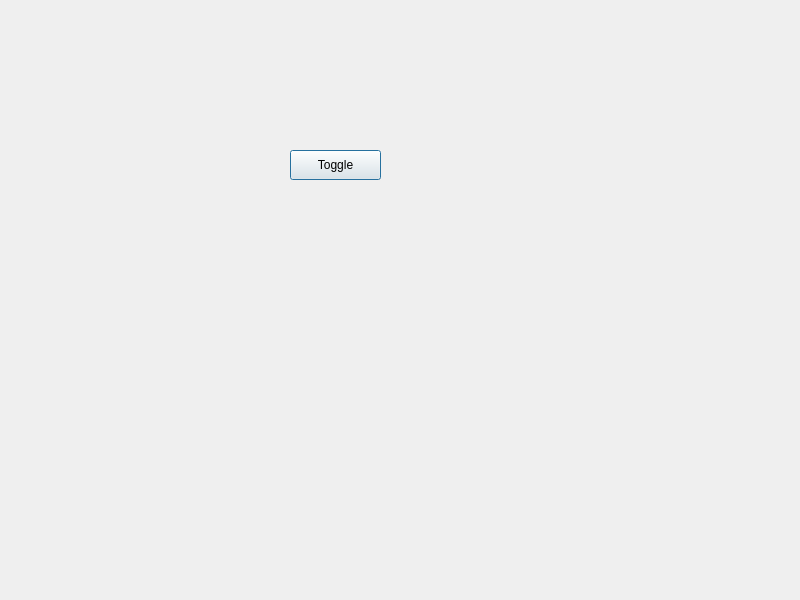
<?xml version="1.0" encoding="UTF-8"?>
<ui version="4.0">
 <class>toggle</class>
 <widget class="QDialog" name="toggle">
  <property name="geometry">
   <rect>
    <x>0</x>
    <y>0</y>
    <width>800</width>
    <height>600</height>
   </rect>
  </property>
  <property name="windowTitle">
   <string>toggle</string>
  </property>
  <widget class="QPushButton" name="pushButton">
   <property name="geometry">
    <rect>
     <x>290</x>
     <y>150</y>
     <width>91</width>
     <height>30</height>
    </rect>
   </property>
   <property name="text">
    <string>Toggle</string>
   </property>
  </widget>
 </widget>
 <resources/>
 <connections/>
</ui>
